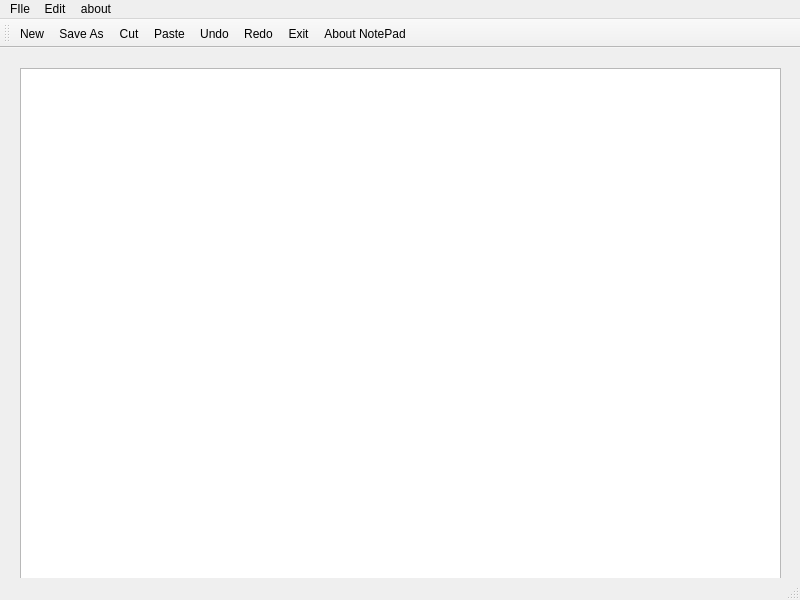
<?xml version="1.0" encoding="UTF-8"?>
<ui version="4.0">
 <class>MainWindow</class>
 <widget class="QMainWindow" name="MainWindow">
  <property name="geometry">
   <rect>
    <x>0</x>
    <y>0</y>
    <width>800</width>
    <height>600</height>
   </rect>
  </property>
  <property name="windowTitle">
   <string>MainWindow</string>
  </property>
  <widget class="QWidget" name="centralwidget">
   <widget class="QWidget" name="verticalLayoutWidget">
    <property name="geometry">
     <rect>
      <x>20</x>
      <y>20</y>
      <width>761</width>
      <height>531</height>
     </rect>
    </property>
    <layout class="QVBoxLayout" name="verticalLayout">
     <item>
      <widget class="QTextEdit" name="textEdit"/>
     </item>
    </layout>
   </widget>
  </widget>
  <widget class="QMenuBar" name="menubar">
   <property name="geometry">
    <rect>
     <x>0</x>
     <y>0</y>
     <width>800</width>
     <height>22</height>
    </rect>
   </property>
   <widget class="QMenu" name="menuFIle">
    <property name="title">
     <string>FIle</string>
    </property>
    <addaction name="actionNew"/>
    <addaction name="actionOpen"/>
    <addaction name="actionSave"/>
    <addaction name="actionSave_As"/>
    <addaction name="actionPrint"/>
    <addaction name="actionEXIT"/>
   </widget>
   <widget class="QMenu" name="menuEdit">
    <property name="title">
     <string>Edit</string>
    </property>
    <addaction name="actionCopy"/>
    <addaction name="actionPaste"/>
    <addaction name="actionCut"/>
    <addaction name="actionUndo"/>
    <addaction name="actionRedo"/>
   </widget>
   <widget class="QMenu" name="menuabout">
    <property name="title">
     <string>about</string>
    </property>
    <addaction name="actionAbout_NotePad"/>
   </widget>
   <addaction name="menuFIle"/>
   <addaction name="menuEdit"/>
   <addaction name="menuabout"/>
  </widget>
  <widget class="QStatusBar" name="statusbar"/>
  <widget class="QToolBar" name="toolBar">
   <property name="windowTitle">
    <string>toolBar</string>
   </property>
   <attribute name="toolBarArea">
    <enum>TopToolBarArea</enum>
   </attribute>
   <attribute name="toolBarBreak">
    <bool>false</bool>
   </attribute>
   <addaction name="actionNew"/>
   <addaction name="actionSave_As"/>
   <addaction name="actionCut"/>
   <addaction name="actionPaste"/>
   <addaction name="actionUndo"/>
   <addaction name="actionRedo"/>
   <addaction name="actionEXIT"/>
   <addaction name="actionAbout_NotePad"/>
  </widget>
  <action name="actionNew">
   <property name="icon">
    <iconset resource="Resource.qrc">
     <normaloff>:/new/prefix1/New.bmp</normaloff>
     <normalon>:/new/prefix1/Open.bmp</normalon>:/new/prefix1/New.bmp</iconset>
   </property>
   <property name="text">
    <string>New</string>
   </property>
  </action>
  <action name="actionOpen">
   <property name="icon">
    <iconset>
     <normalon>:/new/prefix1/Open.bmp</normalon>
    </iconset>
   </property>
   <property name="text">
    <string>Open</string>
   </property>
  </action>
  <action name="actionSave">
   <property name="icon">
    <iconset resource="Resource.qrc">
     <normaloff>:/new/prefix1/Save.bmp</normaloff>:/new/prefix1/Save.bmp</iconset>
   </property>
   <property name="text">
    <string>Save</string>
   </property>
  </action>
  <action name="actionSave_As">
   <property name="icon">
    <iconset>
     <normalon>:/new/prefix1/Save.bmp</normalon>
    </iconset>
   </property>
   <property name="text">
    <string>Save As</string>
   </property>
  </action>
  <action name="actionCopy">
   <property name="icon">
    <iconset>
     <normalon>:/new/prefix1/Copy.bmp</normalon>
    </iconset>
   </property>
   <property name="text">
    <string>Copy</string>
   </property>
  </action>
  <action name="actionPrint">
   <property name="text">
    <string>Print</string>
   </property>
  </action>
  <action name="actionPaste">
   <property name="icon">
    <iconset>
     <normalon>:/new/prefix1/Paste.bmp</normalon>
    </iconset>
   </property>
   <property name="text">
    <string>Paste</string>
   </property>
  </action>
  <action name="actionCut">
   <property name="icon">
    <iconset>
     <normalon>:/new/prefix1/Cut.bmp</normalon>
    </iconset>
   </property>
   <property name="text">
    <string>Cut</string>
   </property>
  </action>
  <action name="actionUndo">
   <property name="icon">
    <iconset>
     <normalon>:/new/prefix1/undo.jpeg</normalon>
    </iconset>
   </property>
   <property name="text">
    <string>Undo</string>
   </property>
  </action>
  <action name="actionRedo">
   <property name="icon">
    <iconset>
     <normalon>:/new/prefix1/redo.jpeg</normalon>
    </iconset>
   </property>
   <property name="text">
    <string>Redo</string>
   </property>
  </action>
  <action name="actionEXIT">
   <property name="icon">
    <iconset resource="Resource.qrc">
     <normaloff>:/new/prefix1/다운로드/Icons/Icons/information.png</normaloff>
     <normalon>:/new/prefix1/다운로드/Icons/Icons/exit.jpg</normalon>:/new/prefix1/다운로드/Icons/Icons/information.png</iconset>
   </property>
   <property name="text">
    <string>Exit</string>
   </property>
  </action>
  <action name="actionAbout_NotePad">
   <property name="icon">
    <iconset>
     <normalon>:/new/prefix1/다운로드/Icons/Icons/information.png</normalon>
    </iconset>
   </property>
   <property name="text">
    <string>About NotePad</string>
   </property>
  </action>
 </widget>
 <resources>
  <include location="Resource.qrc"/>
 </resources>
 <connections/>
</ui>
